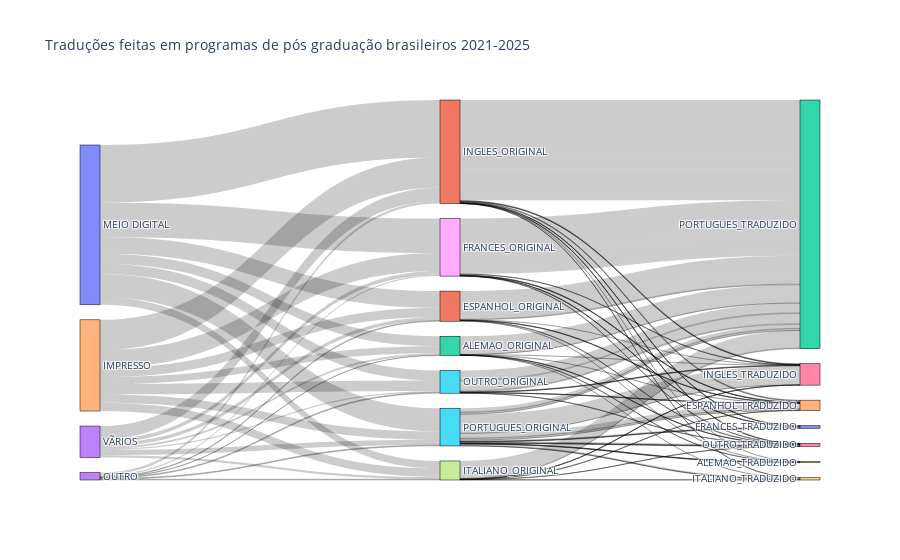

Notebook code for this chart:
### Code cell
import json

with open("traducoes_limpas.json") as traducoes_file:
    data_traducoes = json.load(traducoes_file)

fig = go.Figure(data=[go.Sankey(
    node = dict(
      pad = 15,
      thickness = 20,
      line = dict(color = "black", width = 0.5),
      label = list(data_traducoes["labels"])
    ),
    link = dict(
      source = data_traducoes["source"],
      target = data_traducoes["target"],
      value = data_traducoes["value"]
  ))])
        
fig.update_layout(title_text="Traduções feitas em programas de pós graduação brasileiros 2021-2025", font_size=10)
fig.show()

### Figure 1 — Plotly figure (JSON) as saved in the notebook; plotly's stock layout.template omitted (floating-point values rounded to 4 significant figures; data arrays with more than 128 entries replaced by an {"elided": "..."} marker saying what was removed)
{"data": [{"link": {"source": {"elided": "136 int values"}, "target": {"elided": "136 int values"}, "value": {"elided": "136 int values"}}, "node": {"label": ["MEIO DIGITAL", "INGLES_ORIGINAL", "PORTUGUES_TRADUZIDO", "VÃRIOS", "IMPRESSO", "OUTRO_ORIGINAL", "INGLES_TRADUZIDO", "ITALIANO_ORIGINAL", "FRANCES_ORIGINAL", "ITALIANO_TRADUZIDO", "FRANCES_TRADUZIDO", "ESPANHOL_ORIGINAL", "ALEMAO_ORIGINAL", "OUTRO", "ESPANHOL_TRADUZIDO", "PORTUGUES_ORIGINAL", "OUTRO_TRADUZIDO", "ALEMAO_TRADUZIDO"], "line": {"color": "black", "width": 0.5}, "pad": 15, "thickness": 20}, "type": "sankey"}], "layout": {"font": {"size": 10}, "title": {"text": "Traduções feitas em programas de pós graduação brasileiros 2021-2025"}}}
